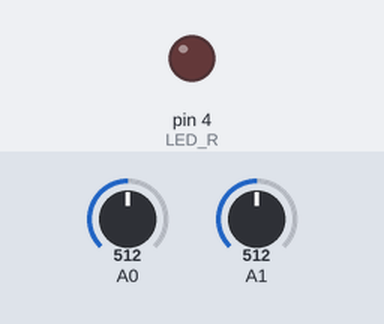
The sketch below on a simulated Arduino Uno, built with avr-gcc and run on an emulated ATmega328P. Shown: output pins drawn as LEDs (lit = HIGH). Inputs (shaded band) come from the test bench; at power-on: A0 = 512, A1 = 512.

Above: at 1.2 s.
1.3 s: A0 set to 523
At 2.1 s:
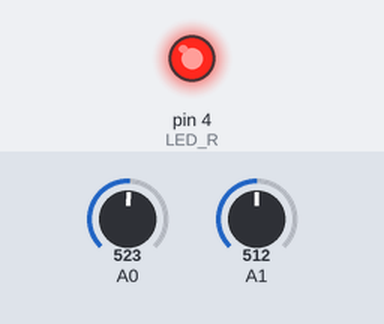
4.3 s: A1 set to 530
At 4.7 s:
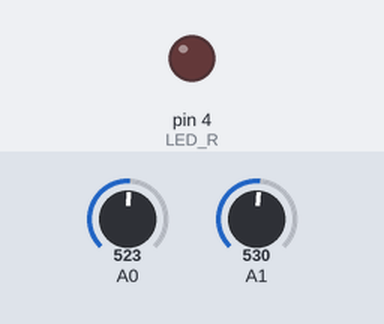
5.8 s: A1 set to 511
At 6.6 s:
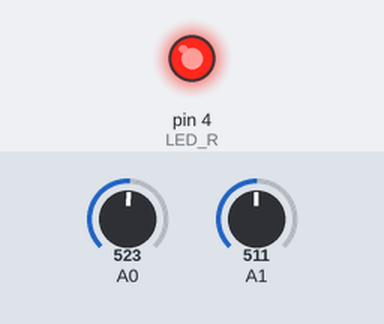
8.8 s: A1 set to 716
At 9.3 s:
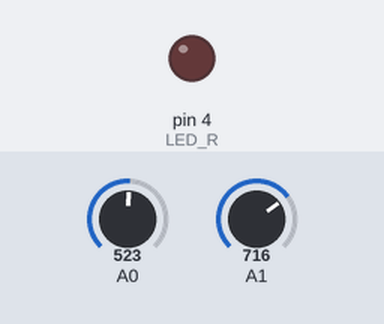
Timing chart, 0 to 11.3 s (numbered marks = the images above; inputs shaded):
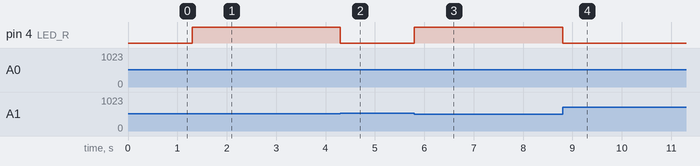

Measured:
- the behaviour switches between 512 and 513 on A0 (found by bisection; images 0 and 1)
- the behaviour switches between 522 and 523 on A1 (found by bisection; images 1 and 2)
- after the input at 1.3 s, pin 4 (LED_R): LOW → HIGH at once
- after the input at 4.3 s, pin 4 (LED_R): HIGH → LOW at once
- after the input at 5.8 s, pin 4 (LED_R): LOW → HIGH at once
- after the input at 8.8 s, pin 4 (LED_R): HIGH → LOW at once

The sketch:

light_control_switch.ino
```cpp
#define LED_R 4
int PWM_data=0;
int ADJ_data=0;
void setup() {
  pinMode(LED_R,OUTPUT);
  pinMode(A0,INPUT);
  pinMode(A1,INPUT);
}
void loop() {
  ADJ_data = analogRead(A1);
  PWM_data = analogRead(A0);
  if(PWM_data>ADJ_data ){
    digitalWrite(4,HIGH);
    delay(1000);
    }
  digitalWrite(4,LOW);
}
```
